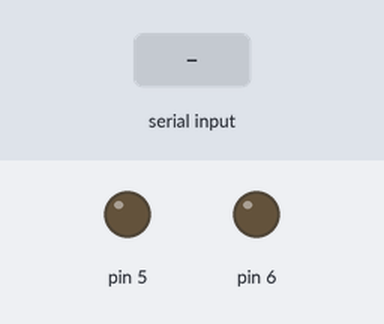
Bench run of a sketch on a simulated Arduino Uno, built with avr-gcc and run on an emulated ATmega328P. Parts: output pins drawn as LEDs (lit = HIGH). The inputs (shaded band) are chosen by the test bench. What the sketch prints to the serial monitor is not drawn.

Above: at 1.2 s.
1.3 s: "R" received over Serial
At 2.5 s:
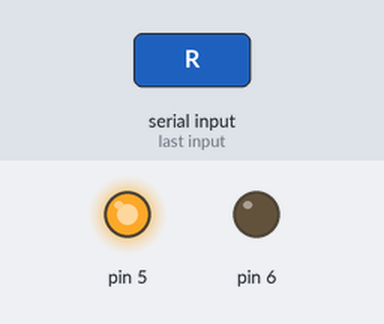
2.8 s: "G" received over Serial
At 3.9 s:
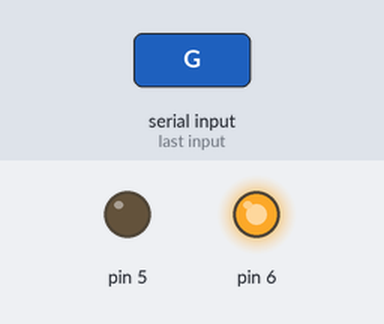
4.3 s: "B" received over Serial
At 5.0 s:
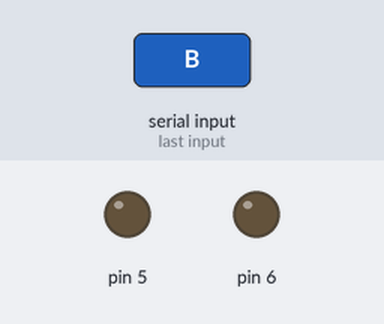
Timing chart, 0 to 7.3 s (numbered marks = the images above; inputs shaded):
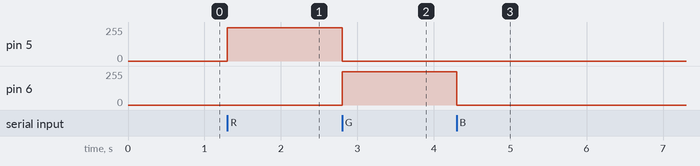

The sketch:

sketch_sep18a.ino
```cpp
void setup() {
     Serial.begin(115200);

}
void loop() {
   if(Serial.available()>0){
      char val = Serial.read();
      if(val=='R'){
        Serial.print("recivedR ");
          analogWrite(5,250);
analogWrite(6,0);

       }
       else if(val=='G'){
        Serial.print("recivedG ");
                   analogWrite(5,0);
analogWrite(6,250);

       }
       else if(val=='B'){
        Serial.print("recivedB ");
                     analogWrite(5,0);
analogWrite(6,0);

       }
   }
}
```

Measured:
- after the input at 1.3 s, pin 5: 0/255 → 250/255 at once
- after the input at 2.8 s, pin 5: 250/255 → 0/255 at once; pin 6: 0/255 → 250/255 at once
- after the input at 4.3 s, pin 6: 250/255 → 0/255 at once
